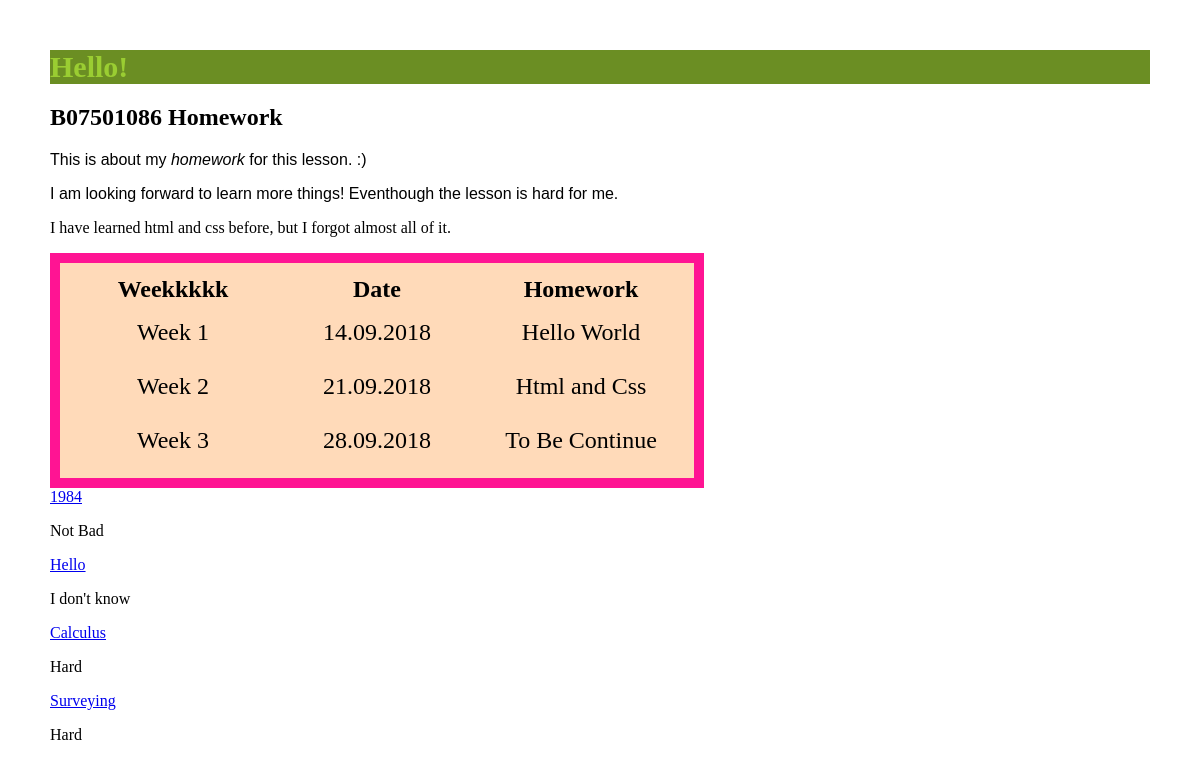
The page / on the database its author committed.
### booklist/models.py (models this page shows)
class Booklist(models.Model):
	book = models.CharField (max_length=20)
	review = models.CharField (max_length=50)
	date = models.DateTimeField(auto_now_add=True)

### helloworld/views.py (the view)
# urls.py: path('', views.index)
def index(request):
	loop = [0,1,2,3,4,5,6]
	booklist = Booklist.objects.all().order_by('date')
	return render (request, 'html.html',{'booklist':booklist,'container':loop})

### templates/html.html (shortened to what this page needs)
<!DOCTYPE html>
<html>
	{% load  staticfiles %}
<head>
	<link href="{% static 'css.css' %}" rel="stylesheet" type="text/css" />
</head>
<body>
<h1 id="title">Hello!</h1>
<h2>B07501086 Homework</h2>
<p class="introduction">This is about my <em>homework</em> for this lesson. :)</p>
<div><p class="introduction bold">I am looking forward to learn more things! Eventhough the lesson is hard for me.</p>
<p>I have learned html and css before, but I forgot almost all of it.</p>
</div>
<table>
	<thead>
		<th>Weekkkkk</th>
		<th>Date</th>
		<th>Homework</th>
	</thead>
	<tbody>
		<tr>
			<td>Week 1</td>
			<td>14.09.2018</td>
			<td>Hello World</td>
		</tr>
		<tr>
			<td>Week 2</td>
			<td>21.09.2018</td>
			<td>Html and Css</td>
		</tr>
		<tr>
			<td>Week 3</td>
			<td>28.09.2018</td>
			<td>To Be Continue</td>
		</tr>
	</tbody>
</table>
<div class="booklist">
	{% for test in booklist %}
	<div class="test">
		<a href="#">
			{{test.book}}
		</a>
		<p>
			{{test.review}}
		</p>
	</div>
	{% endfor %}
</div>
</body>
</html>

### static/css.css (style rules this page uses)
body { margin:50px; }
.bold { text-decoration-style: bold; }
table { border:10px solid DeepPink; opacity:1; background-color: PeachPuff; border-collpase :collpase; padding:10px; font-size: 24px; align-self: center; }
.introduction { font-family: Arial; }
#title { color: rgb(154,205,50) ; font-size:30px; background-color: rgb(107,142,35); }
td { height: 50px; text-align: center; width:200px; }

### rows shown on the page
Booklist: book "1984", review "Not Bad"
Booklist: book "Hello", review "I don't know"
Booklist: book "Calculus", review "Hard"
Booklist: book "Surveying", review "Hard"
